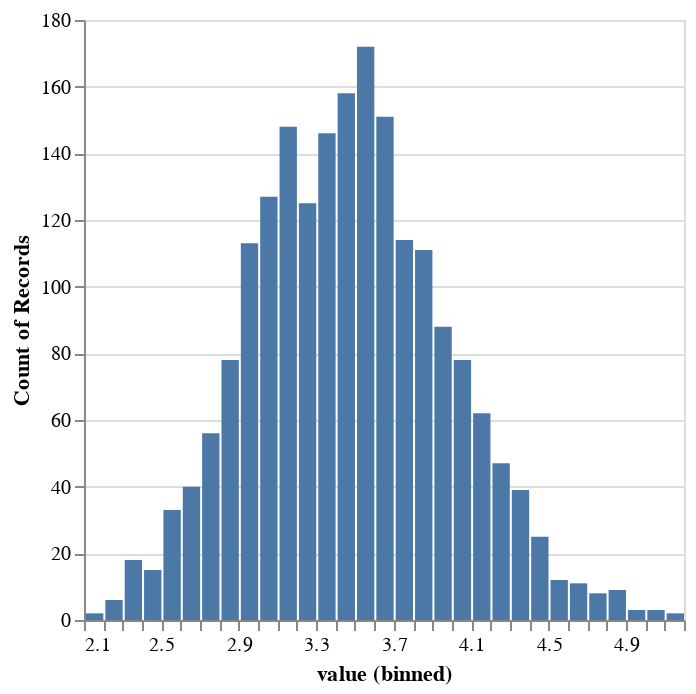

Write notebook code for a chart like this one.
### Code cell
(
    alt.Chart(lognormal_mean_sampling_distribution_pd)
    .mark_bar()
    .encode(
        alt.X("value", bin=alt.Bin(maxbins=50)),
        alt.Y("count()")
    )
).show()

### Figure 1 — Vega-Lite specification as saved in the notebook (floating-point values rounded to 4 significant figures; data arrays with more than 128 entries replaced by an {"elided": "..."} marker saying what was removed)
{"config": {"view": {"continuousWidth": 300, "continuousHeight": 300}}, "data": {"name": "data-ebd2783cdc40863f9c86cffe3e036079"}, "mark": {"type": "bar"}, "encoding": {"x": {"bin": {"maxbins": 50}, "field": "value", "type": "quantitative"}, "y": {"aggregate": "count", "type": "quantitative"}}, "$schema": "https://vega.github.io/schema/vega-lite/v6.1.0.json", "datasets": {"data-ebd2783cdc40863f9c86cffe3e036079": {"elided": "2000 records"}}}
